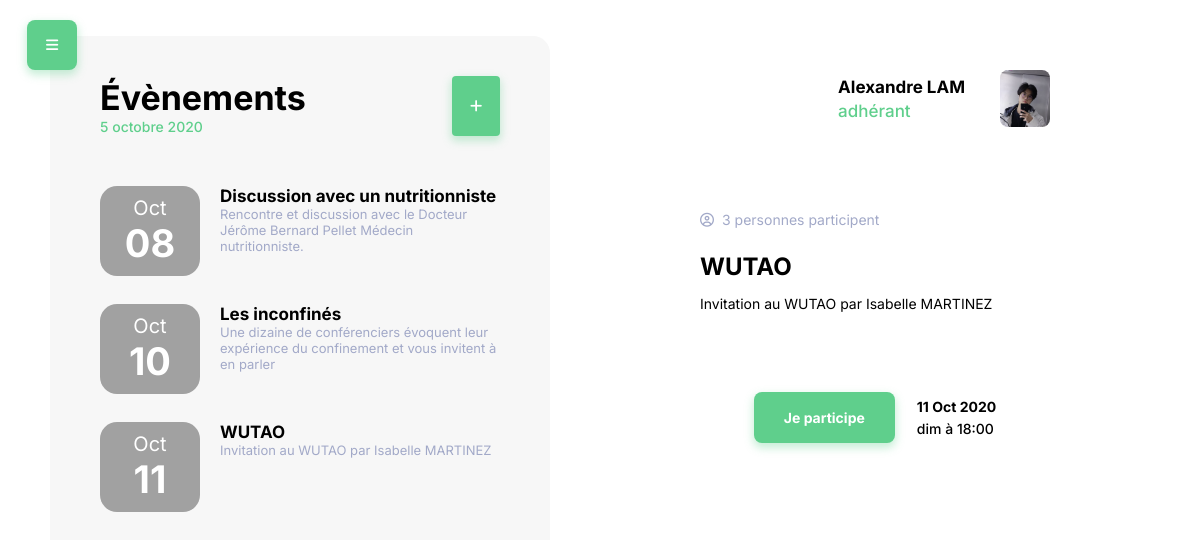
Page /3 on the committed database.
### events/models.py (models this page shows, shortened)
class Event(models.Model):
    title = models.CharField(max_length=50)
    author = models.CharField(max_length=50)
    short_description = models.CharField(max_length=100)
    long_description = models.CharField(max_length=300)
    date_begin = models.DateTimeField(max_length=300)
    date_end = models.DateTimeField(max_length=300)
    icon = models.ImageField(upload_to="images/")
    image = models.ImageField(upload_to='images/')
    participation = models.IntegerField(default=0)

### events/views.py (the view)
# urls.py: path('<id>', views.home, name='home'),
def home(request, id):
    sorted_events_list = Event.objects.order_by('date_begin')
    context = {'eventsList': sorted_events_list}
    context["selected"] = Event.objects.get(id=id)
    return render(request, 'events/details.html', context)

### events/templates/events/details.html (shortened to what this page needs)
{% extends 'events/events_list.html' %} {% block details %}
<section class="details">
  <div>
    <div class="header">
      <div class="profile-picture"></div>
      <div>
        <h2>Alexandre LAM</h2>
        <p>adhérant</p>
      </div>
    </div>
    <div class="content">
      <div class="content-wrapper">
        <div class="small">
          <div class="icon">
            <i class="far fa-user-circle"></i>
          </div>
          <p>{{selected.participation}} personnes participent</p>
        </div>
        <div class="text">
          <h1>{{ selected.title }}</h1>
          <p>{{ selected.long_description }}</p>
        </div>
        <div class="call-to-action">
          <a href="#"><button>Je participe</button></a>
          <div class="sub-text">
            <p><strong>{{selected.date_begin|date:"d M Y"}}</strong></p>
            <p>
              {{selected.date_begin|date:"D"}} à
              {{selected.date_begin|date:"H:i"}}
            </p>
          </div>
        </div>
      </div>
    </div>
  </div>
</section>
{% endblock details %}

### events/templates/events/events_list.html
{% extends 'events/base.html' %} {% block events_list %}
<section class="events-list">
  <div class="header">
    <div class="text">
      <h1>Évènements</h1>
      <p>5 octobre 2020</p>
    </div>
    <a class="icon" href="#">
      <button>
        <i class="fas fa-plus"></i>
      </button>
    </a>
  </div>
  <div class="scroll-list-wrapper">
    <ul>
      {% for event in eventsList %}
      <a href="/{{event.id}}">
        <li>
          <div
            class="img"
            style="background-image: linear-gradient(
                  0deg,
                  rgba(0, 0, 0, 0.35),
                  rgba(0, 0, 0, 0.35)
                ), url('{{ event.icon.url }}')"
          >
            <div class="date">
              <p>{{event.date_begin|date:"M"}}</p>
              <h2>{{event.date_begin|date:"d"}}</h2>
            </div>
          </div>
          <div class="text">
            <h2>{{event.title}}</h2>
            <p>{{event.long_description}}</p>
          </div>
        </li>
      </a>
      {% endfor %}
    </ul>
  </div>
</section>
{% block details %} {% endblock details %} {% endblock events_list %}

### events/static/events/style.css (style rules this page uses)
html { box-sizing: border-box; font-size: 100%; font-family: "Inter", sans-serif; font-weight: 500; --unselected: #a2a9c8; --highlight: #5fcf8c; --hover-highlight: #4eb276; --greyBackground: #f7f7f7; --greenShadow: 0px 4px 8px 1px rgba(95, 207, 140, 0.35); --menuShadow: 0px 0px 33px rgba(0, 0, 0, 0.15); }
*, *:after, *:before { box-sizing: inherit; margin: 0; padding: 0; font-size: 16px; }
button { outline: none; border: none; transition-duration: 0.4s; }
body { height: 100vh; display: flex; }
a { text-decoration: none; color: inherit; }
.events-list { width: clamp(280px, 40%, 600px); background-color: var(--greyBackground); margin-top: 36px; border-radius: 17px 17px 0px 0px; padding: 90px 50px 0 50px; display: flex; flex-direction: column; }
.events-list .header { display: flex; align-items: center; justify-content: space-between; }
.events-list .header h1 { font-size: 2.125rem; font-weight: 700; }
.events-list .header p { color: var(--highlight); }
.events-list .header button { width: 48px; height: 60px; background-color: var(--highlight); box-shadow: var(--greenShadow); border-radius: 4px; color: white; display: flex; align-items: center; justify-content: center; }
.events-list .scroll-list-wrapper { margin-top: 50px; flex-grow: 1; overflow: hidden; }
.events-list .scroll-list-wrapper ul { list-style: none; }
.events-list .scroll-list-wrapper li { display: flex; margin-bottom: 28px; }
.events-list .scroll-list-wrapper .img { min-width: 100px; min-height: 90px; background-repeat: none; background-size: cover; border-radius: 17px; margin-right: 20px; display: flex; justify-content: center; align-items: center; }
.events-list .scroll-list-wrapper .img .date { text-align: center; color: white; }
.events-list .scroll-list-wrapper .img .date p { font-size: 1.25rem; font-weight: 400; }
.events-list .scroll-list-wrapper .img .date h2 { font-size: 2.375rem; font-weight: 700; }
.events-list .scroll-list-wrapper .text { width: auto; }
.events-list .scroll-list-wrapper .text h2 { font-weight: 700; font-size: 1.0625rem; }
.events-list .scroll-list-wrapper .text p { font-size: 0.8125rem; font-weight: 400; color: var(--unselected); }
.details { flex-grow: 1; padding: 120px 70px 50px 70px; display: flex; justify-content: center; }
.details .header { display: flex; flex-direction: row-reverse; align-items: center; }
.details .header h2 { font-size: 1.0625rem; font-weight: 700; margin-bottom: 4px; }
.details .header p { font-size: 1.0625rem; font-weight: 500; color: var(--highlight); }
.details .header .profile-picture { background-image: url("profile.PNG"); background-repeat: none; background-size: cover; background-position: bottom; border-radius: 8px; width: 50px; height: 57px; margin-left: 35px; }
.details .content { margin-top: 60px; display: flex; justify-content: center; align-items: center; }
.details .content .small { display: flex; color: var(--unselected); font-size: 0.875rem; font-weight: 400; margin: auto; margin-top: 24px; }
.details .content .small p { margin-left: 8px; }
.details .content .text { margin: auto; max-width: 500px; }
.details .content .text h1 { font-size: 1.5rem; margin-top: 24px; }
.details .content .text p { font-weight: 400; margin-top: 14px; }
.details .call-to-action { display: flex; gap: 22px; justify-content: center; align-items: center; margin-top: 80px; }
.details .call-to-action button { padding: 17px 30px; border: none; background-color: var(--highlight); font-family: "Inter"; font-weight: 700; color: white; font-size: 0.875rem; border-radius: 8px; box-shadow: var(--greenShadow); }
.details .call-to-action .sub-text p { font-size: 0.875rem; line-height: 22px; }
@media only screen and (max-height: 800px) { *, *:before, *:after { font-size: 14px; } }
@media only screen and (max-height: 800px) { .events-list { padding: 40px 50px 0 50px; } }
@media only screen and (max-height: 800px) { .details { flex-grow: 1; padding: 70px 70px 50px 70px; } }
@media only screen and (max-width: 1250px) { .events-list { margin-left: 50px; width: 500px; } }
@media only screen and (max-width: 1250px) { .details { padding-left: 40px; padding-right: 40px; } }
@media only screen and (max-width: 1250px) { .details .content, .details .content-wrapper, .details .content .img, .details .header { width: 350px; } }

### rows in the picture
Event: date_begin "Oct", date_begin "08", title "Discussion avec un nutritionniste", long_description "Rencontre et discussion avec le Docteur Jérôme Bernard Pellet Médecin nutritionniste."
Event: date_begin "Oct", date_begin "10", title "Les inconfinés", long_description "Une dizaine de conférenciers évoquent leur expérience du confinement et vous invitent à en parler"
Event: date_begin "Oct", date_begin "11", title "WUTAO", long_description "Invitation au WUTAO par Isabelle MARTINEZ", participation "3", date_begin "11 Oct 2020", date_begin "dim", date_begin "18:00"
